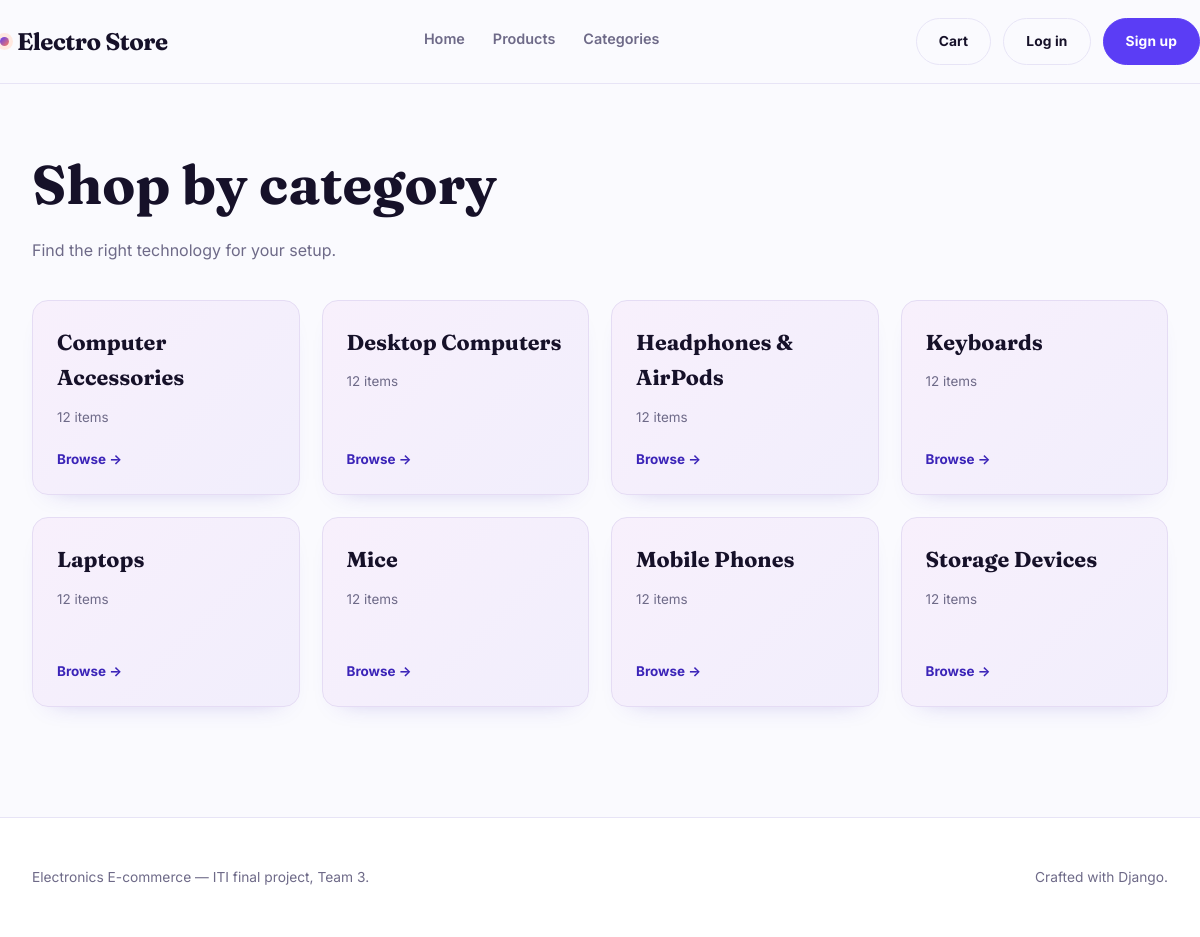
Page /categories/ on the committed database.
### catalog/models.py (models this page shows, shortened)
class Category(models.Model):
    name = models.CharField(max_length=100, unique=True)
    slug = models.SlugField(max_length=120, unique=True, blank=True)
    description = models.TextField(blank=True)
    created_at = models.DateTimeField(auto_now_add=True)
    updated_at = models.DateTimeField(auto_now=True)
    class Meta:
        ordering = ['name']
        verbose_name_plural = 'Categories'

### catalog/views.py (the view)
# urls.py: path('categories/', views.category_list, name='category_list'),
def category_list(request):
    categories = Category.objects.all()
    return render(request, 'catalog/category_list.html', {
        'categories': categories,
    })

### templates/catalog/category_list.html (shortened to what this page needs)
{% extends "base.html" %}
{% block content %}
<div class="wrap">
  <header class="category-head">
    <h1>Shop by category</h1>
    <p>Find the right technology for your setup.</p>
  </header>
  {% if categories %}
    <div class="category-grid">
      {% for category in categories %}
        <article class="category-card reveal">
          <h2>{{ category.name }}</h2>
          <p class="count">{{ category.products.count }} item{{ category.products.count|pluralize }}</p>
          <a class="browse" href="{% url 'catalog:category_detail' category.slug %}">Browse →</a>
        </article>
      {% endfor %}
    </div>
  {% else %}
    <div class="empty">
      <h3>No categories yet</h3>
      <p>Categories can be added from the admin panel.</p>
    </div>
  {% endif %}
</div>
{% endblock %}

### static/css/base.css (style rules this page uses)
:root { --bg:#FAFAFE; --surface:#FFFFFF; --ink:#161129; --muted:#6E6A88; --line:#E7E4F6; --primary:#5B3DF5; --primary-deep:#3B24B8; --accent:#FF7A59; --accent-soft:#FFE8E0; --mint:#12B886; --display:"Fraunces",Georgia,serif; --body:"Inter",system-ui,-apple-system,"Segoe UI",sans-serif; }
* { box-sizing:border-box }
body { margin:0;background:var(--bg);color:var(--ink); font-family:var(--body);font-size:16px;line-height:1.65; -webkit-font-smoothing:antialiased; }
a { color:inherit;text-decoration:none }
.wrap { max-width:1260px;margin:0 auto;padding:0 32px }
.reveal { opacity:0;transform:translateY(28px); transition:opacity .7s cubic-bezier(.2,.7,.2,1),transform .7s cubic-bezier(.2,.7,.2,1) }
.reveal.in { opacity:1;transform:translateY(0) }

### templates/catalog/category_list.html (style rules this page uses)
.category-head { padding:56px 0 36px }
.category-head h1 { font-family:var(--display);font-size:clamp(2.2rem,4.6vw,3.4rem);margin:0 0 8px }
.category-head p { margin:0;color:var(--muted) }
.category-grid { display:grid;grid-template-columns:repeat(auto-fit,minmax(220px,1fr));gap:22px }
.category-card { display:flex;flex-direction:column;min-height:190px;padding:24px;background:linear-gradient(135deg,#f8f0fc 0%,#f1eefc 100%);border:1px solid #e5dcf4;border-radius:16px;box-shadow:0 12px 24px -20px rgba(59,36,184,.35);transition:transform .25s ease,box-shadow .25s ease,border-color .25s ease }
.category-card h2 { font-family:var(--display);font-size:1.35rem;margin:0 0 10px }
.category-card p { color:var(--muted);margin:0 0 10px }
.category-card .count { font-size:.84rem;margin-bottom:20px }
.category-card .browse { margin-top:auto;align-self:flex-start;color:var(--primary-deep);font-size:.84rem;font-weight:700 }

### rows in the picture
Category: name "Computer Accessories", products.count "12"
Category: name "Desktop Computers", products.count "12"
Category: name "Headphones & AirPods", products.count "12"
Category: name "Keyboards", products.count "12"
Category: name "Laptops", products.count "12"
Category: name "Mice", products.count "12"
Category: name "Mobile Phones", products.count "12"
Category: name "Storage Devices", products.count "12"
